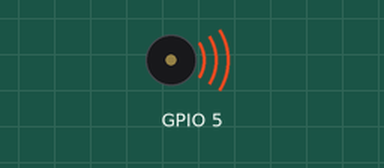
Recording of a program running on a simulated Raspberry Pi (BCM pin numbers). Shown: buzzer (waves = sounding). At 4.0 s the program stops and its outputs stay as they are.

Above: at 0.1 s.
At 4.1 s:
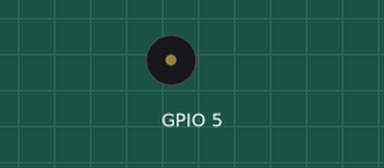
Timing chart, 0 to 5.5 s (numbered marks = the images above):
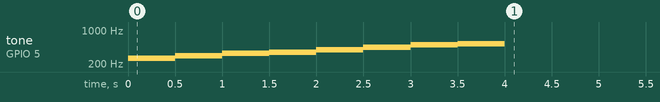

The program:

sample_07_tone.py
```python
#!/usr/bin/env python
# -*- coding: utf-8 -*-
import time, wiringpi

# 定数
SPK_PIN = 5  # 圧電スピーカーのGPIO番号


def main():
    SCALE = [262, 294, 330, 349, 392, 440, 494, 525]  # ドレミファソラシドの周波数値を持つ配列
    wiringpi.wiringPiSetupGpio()  # wiringpi初期化
    wiringpi.softToneCreate(SPK_PIN)  # ソフトウェアトーン初期化
    for v in SCALE:
        wiringpi.softToneWrite(SPK_PIN, v)  # トーン発生
        time.sleep(0.5)  # 同じ音を出力するために処理を遅延
    wiringpi.softToneWrite(SPK_PIN, 0)  # 再生終了


if __name__ == '__main__':
    main()
```

Measured:
- by itself, tone on GPIO 5: plays 262 Hz for 0.50 s, 294 Hz for 0.50 s, 330 Hz for 0.50 s, 349 Hz for 0.50 s, 392 Hz for 0.50 s, 440 Hz for 0.50 s … (8 notes in this stretch)
